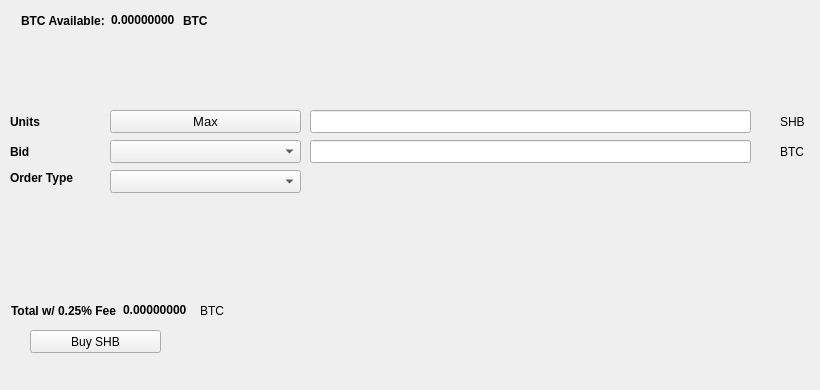
   <widget class="QWidget" name="BuyTab">
    <attribute name="title">
     <string>Buy</string>
    </attribute>
    <widget class="QPushButton" name="BuySHB">
     <property name="geometry">
      <rect>
       <x>30</x>
       <y>330</y>
       <width>131</width>
       <height>23</height>
      </rect>
     </property>
     <property name="text">
      <string>Buy SHB</string>
     </property>
     <property name="icon">
      <iconset resource="../skyhub.qrc">
       <normaloff>:/icons/bitcoin</normaloff>:/icons/bitcoin</iconset>
     </property>
    </widget>
    <widget class="QLabel" name="label_3">
     <property name="geometry">
      <rect>
       <x>10</x>
       <y>110</y>
       <width>46</width>
       <height>23</height>
      </rect>
     </property>
     <property name="font">
      <font>
       <weight>75</weight>
       <bold>true</bold>
      </font>
     </property>
     <property name="text">
      <string>Units</string>
     </property>
    </widget>
    <widget class="QLineEdit" name="UnitsInput">
     <property name="geometry">
      <rect>
       <x>310</x>
       <y>110</y>
       <width>441</width>
       <height>23</height>
      </rect>
     </property>
     <property name="font">
      <font>
       <pointsize>9</pointsize>
       <weight>75</weight>
       <bold>true</bold>
      </font>
     </property>
    </widget>
    <widget class="QLineEdit" name="BuyBidPriceEdit">
     <property name="geometry">
      <rect>
       <x>310</x>
       <y>140</y>
       <width>441</width>
       <height>23</height>
      </rect>
     </property>
     <property name="font">
      <font>
       <pointsize>9</pointsize>
       <weight>75</weight>
       <bold>true</bold>
      </font>
     </property>
    </widget>
    <widget class="QLabel" name="label_4">
     <property name="geometry">
      <rect>
       <x>780</x>
       <y>110</y>
       <width>31</width>
       <height>23</height>
      </rect>
     </property>
     <property name="text">
      <string>SHB</string>
     </property>
    </widget>
    <widget class="QLabel" name="label_5">
     <property name="geometry">
      <rect>
       <x>780</x>
       <y>140</y>
       <width>31</width>
       <height>23</height>
      </rect>
     </property>
     <property name="text">
      <string>BTC</string>
     </property>
    </widget>
    <widget class="QLabel" name="label_6">
     <property name="geometry">
      <rect>
       <x>10</x>
       <y>140</y>
       <width>46</width>
       <height>23</height>
      </rect>
     </property>
     <property name="font">
      <font>
       <weight>75</weight>
       <bold>true</bold>
      </font>
     </property>
     <property name="text">
      <string>Bid</string>
     </property>
    </widget>
    <widget class="QLabel" name="label_7">
     <property name="geometry">
      <rect>
       <x>10</x>
       <y>170</y>
       <width>91</width>
       <height>16</height>
      </rect>
     </property>
     <property name="font">
      <font>
       <weight>75</weight>
       <bold>true</bold>
      </font>
     </property>
     <property name="text">
      <string>Order Type</string>
     </property>
    </widget>
    <widget class="QPushButton" name="Buy_Max_Amount">
     <property name="geometry">
      <rect>
       <x>110</x>
       <y>110</y>
       <width>191</width>
       <height>23</height>
      </rect>
     </property>
     <property name="font">
      <font>
       <pointsize>10</pointsize>
      </font>
     </property>
     <property name="text">
      <string>Max</string>
     </property>
    </widget>
    <widget class="QComboBox" name="BuyBidcomboBox">
     <property name="geometry">
      <rect>
       <x>110</x>
       <y>140</y>
       <width>191</width>
       <height>23</height>
      </rect>
     </property>
     <property name="font">
      <font>
       <pointsize>10</pointsize>
      </font>
     </property>
    </widget>
    <widget class="QComboBox" name="buyOrdertypeCombo">
     <property name="geometry">
      <rect>
       <x>110</x>
       <y>170</y>
       <width>191</width>
       <height>23</height>
      </rect>
     </property>
     <property name="font">
      <font>
       <pointsize>10</pointsize>
      </font>
     </property>
    </widget>
    <widget class="QWidget" name="layoutWidget1">
     <property name="geometry">
      <rect>
       <x>21</x>
       <y>11</y>
       <width>227</width>
       <height>19</height>
      </rect>
     </property>
     <layout class="QHBoxLayout" name="horizontalLayout_3">
      <item>
       <widget class="QLabel" name="label232">
        <property name="font">
         <font>
          <weight>75</weight>
          <bold>true</bold>
         </font>
        </property>
        <property name="text">
         <string>BTC Available:</string>
        </property>
       </widget>
      </item>
      <item>
       <widget class="QLabel" name="BtcAvailableLbl">
        <property name="palette">
         <palette>
          <active>
           <colorrole role="WindowText">
            <brush brushstyle="SolidPattern">
             <color alpha="255">
              <red>0</red>
              <green>0</green>
              <blue>0</blue>
             </color>
            </brush>
           </colorrole>
           <colorrole role="Button">
            <brush brushstyle="SolidPattern">
             <color alpha="255">
              <red>0</red>
              <green>170</green>
              <blue>0</blue>
             </color>
            </brush>
           </colorrole>
           <colorrole role="Light">
            <brush brushstyle="SolidPattern">
             <color alpha="255">
              <red>0</red>
              <green>255</green>
              <blue>0</blue>
             </color>
            </brush>
           </colorrole>
           <colorrole role="Midlight">
            <brush brushstyle="SolidPattern">
             <color alpha="255">
              <red>0</red>
              <green>212</green>
              <blue>0</blue>
             </color>
            </brush>
           </colorrole>
           <colorrole role="Dark">
            <brush brushstyle="SolidPattern">
             <color alpha="255">
              <red>0</red>
              <green>85</green>
              <blue>0</blue>
             </color>
            </brush>
           </colorrole>
           <colorrole role="Mid">
            <brush brushstyle="SolidPattern">
             <color alpha="255">
              <red>0</red>
              <green>113</green>
              <blue>0</blue>
             </color>
            </brush>
           </colorrole>
           <colorrole role="Text">
            <brush brushstyle="SolidPattern">
             <color alpha="255">
              <red>0</red>
              <green>170</green>
              <blue>0</blue>
             </color>
            </brush>
           </colorrole>
           <colorrole role="BrightText">
            <brush brushstyle="SolidPattern">
             <color alpha="255">
              <red>255</red>
              <green>255</green>
              <blue>255</blue>
             </color>
            </brush>
           </colorrole>
           <colorrole role="ButtonText">
            <brush brushstyle="SolidPattern">
             <color alpha="255">
              <red>0</red>
              <green>0</green>
              <blue>0</blue>
             </color>
            </brush>
           </colorrole>
           <colorrole role="Base">
            <brush brushstyle="SolidPattern">
             <color alpha="255">
              <red>255</red>
              <green>255</green>
              <blue>255</blue>
             </color>
            </brush>
           </colorrole>
           <colorrole role="Window">
            <brush brushstyle="SolidPattern">
             <color alpha="255">
              <red>0</red>
              <green>170</green>
              <blue>0</blue>
             </color>
            </brush>
           </colorrole>
           <colorrole role="Shadow">
            <brush brushstyle="SolidPattern">
             <color alpha="255">
              <red>0</red>
              <green>0</green>
              <blue>0</blue>
             </color>
            </brush>
           </colorrole>
           <colorrole role="AlternateBase">
            <brush brushstyle="SolidPattern">
             <color alpha="255">
              <red>127</red>
              <green>212</green>
              <blue>127</blue>
             </color>
            </brush>
           </colorrole>
           <colorrole role="ToolTipBase">
            <brush brushstyle="SolidPattern">
             <color alpha="255">
              <red>255</red>
              <green>255</green>
              <blue>220</blue>
             </color>
            </brush>
           </colorrole>
           <colorrole role="ToolTipText">
            <brush brushstyle="SolidPattern">
             <color alpha="255">
              <red>0</red>
              <green>0</green>
              <blue>0</blue>
             </color>
            </brush>
           </colorrole>
          </active>
          <inactive>
           <colorrole role="WindowText">
            <brush brushstyle="SolidPattern">
             <color alpha="255">
              <red>0</red>
              <green>0</green>
              <blue>0</blue>
             </color>
            </brush>
           </colorrole>
           <colorrole role="Button">
            <brush brushstyle="SolidPattern">
             <color alpha="255">
              <red>0</red>
              <green>170</green>
              <blue>0</blue>
             </color>
            </brush>
           </colorrole>
           <colorrole role="Light">
            <brush brushstyle="SolidPattern">
             <color alpha="255">
              <red>0</red>
              <green>255</green>
              <blue>0</blue>
             </color>
            </brush>
           </colorrole>
           <colorrole role="Midlight">
            <brush brushstyle="SolidPattern">
             <color alpha="255">
              <red>0</red>
              <green>212</green>
              <blue>0</blue>
             </color>
            </brush>
           </colorrole>
           <colorrole role="Dark">
            <brush brushstyle="SolidPattern">
             <color alpha="255">
              <red>0</red>
              <green>85</green>
              <blue>0</blue>
             </color>
            </brush>
           </colorrole>
           <colorrole role="Mid">
            <brush brushstyle="SolidPattern">
             <color alpha="255">
              <red>0</red>
              <green>113</green>
              <blue>0</blue>
             </color>
            </brush>
           </colorrole>
           <colorrole role="Text">
            <brush brushstyle="SolidPattern">
             <color alpha="255">
              <red>0</red>
              <green>170</green>
              <blue>0</blue>
             </color>
            </brush>
           </colorrole>
           <colorrole role="BrightText">
            <brush brushstyle="SolidPattern">
             <color alpha="255">
              <red>255</red>
              <green>255</green>
              <blue>255</blue>
             </color>
            </brush>
           </colorrole>
           <colorrole role="ButtonText">
            <brush brushstyle="SolidPattern">
             <color alpha="255">
              <red>0</red>
              <green>0</green>
              <blue>0</blue>
             </color>
            </brush>
           </colorrole>
           <colorrole role="Base">
            <brush brushstyle="SolidPattern">
             <color alpha="255">
              <red>255</red>
              <green>255</green>
              <blue>255</blue>
             </color>
            </brush>
           </colorrole>
           <colorrole role="Window">
            <brush brushstyle="SolidPattern">
             <color alpha="255">
              <red>0</red>
              <green>170</green>
              <blue>0</blue>
             </color>
            </brush>
           </colorrole>
           <colorrole role="Shadow">
            <brush brushstyle="SolidPattern">
             <color alpha="255">
              <red>0</red>
              <green>0</green>
              <blue>0</blue>
             </color>
            </brush>
           </colorrole>
           <colorrole role="AlternateBase">
            <brush brushstyle="SolidPattern">
             <color alpha="255">
              <red>127</red>
              <green>212</green>
              <blue>127</blue>
             </color>
            </brush>
           </colorrole>
           <colorrole role="ToolTipBase">
            <brush brushstyle="SolidPattern">
             <color alpha="255">
              <red>255</red>
              <green>255</green>
              <blue>220</blue>
             </color>
            </brush>
           </colorrole>
           <colorrole role="ToolTipText">
            <brush brushstyle="SolidPattern">
             <color alpha="255">
              <red>0</red>
              <green>0</green>
              <blue>0</blue>
             </color>
            </brush>
           </colorrole>
          </inactive>
          <disabled>
           <colorrole role="WindowText">
            <brush brushstyle="SolidPattern">
             <color alpha="255">
              <red>0</red>
              <green>85</green>
              <blue>0</blue>
             </color>
            </brush>
           </colorrole>
           <colorrole role="Button">
            <brush brushstyle="SolidPattern">
             <color alpha="255">
              <red>0</red>
              <green>170</green>
              <blue>0</blue>
             </color>
            </brush>
           </colorrole>
           <colorrole role="Light">
            <brush brushstyle="SolidPattern">
             <color alpha="255">
              <red>0</red>
              <green>255</green>
              <blue>0</blue>
             </color>
            </brush>
           </colorrole>
           <colorrole role="Midlight">
            <brush brushstyle="SolidPattern">
             <color alpha="255">
              <red>0</red>
              <green>212</green>
              <blue>0</blue>
             </color>
            </brush>
           </colorrole>
           <colorrole role="Dark">
            <brush brushstyle="SolidPattern">
             <color alpha="255">
              <red>0</red>
              <green>85</green>
              <blue>0</blue>
             </color>
            </brush>
           </colorrole>
           <colorrole role="Mid">
            <brush brushstyle="SolidPattern">
             <color alpha="255">
              <red>0</red>
              <green>113</green>
              <blue>0</blue>
             </color>
            </brush>
           </colorrole>
           <colorrole role="Text">
            <brush brushstyle="SolidPattern">
             <color alpha="255">
              <red>0</red>
              <green>85</green>
              <blue>0</blue>
             </color>
            </brush>
           </colorrole>
           <colorrole role="BrightText">
            <brush brushstyle="SolidPattern">
             <color alpha="255">
              <red>255</red>
              <green>255</green>
              <blue>255</blue>
             </color>
            </brush>
           </colorrole>
           <colorrole role="ButtonText">
            <brush brushstyle="SolidPattern">
             <color alpha="255">
              <red>0</red>
              <green>85</green>
              <blue>0</blue>
             </color>
            </brush>
           </colorrole>
           <colorrole role="Base">
            <brush brushstyle="SolidPattern">
             <color alpha="255">
              <red>0</red>
              <green>170</green>
              <blue>0</blue>
             </color>
            </brush>
           </colorrole>
           <colorrole role="Window">
            <brush brushstyle="SolidPattern">
             <color alpha="255">
              <red>0</red>
              <green>170</green>
              <blue>0</blue>
             </color>
            </brush>
           </colorrole>
           <colorrole role="Shadow">
            <brush brushstyle="SolidPattern">
             <color alpha="255">
              <red>0</red>
              <green>0</green>
              <blue>0</blue>
             </color>
            </brush>
           </colorrole>
           <colorrole role="AlternateBase">
            <brush brushstyle="SolidPattern">
             <color alpha="255">
              <red>0</red>
              <green>170</green>
              <blue>0</blue>
             </color>
            </brush>
           </colorrole>
           <colorrole role="ToolTipBase">
            <brush brushstyle="SolidPattern">
             <color alpha="255">
              <red>255</red>
              <green>255</green>
              <blue>220</blue>
             </color>
            </brush>
           </colorrole>
           <colorrole role="ToolTipText">
            <brush brushstyle="SolidPattern">
             <color alpha="255">
              <red>0</red>
              <green>0</green>
              <blue>0</blue>
             </color>
            </brush>
           </colorrole>
          </disabled>
         </palette>
        </property>
        <property name="font">
         <font>
          <weight>75</weight>
          <bold>true</bold>
         </font>
        </property>
        <property name="text">
         <string>0.00000000</string>
        </property>
        <property name="textInteractionFlags">
         <set>Qt::LinksAccessibleByMouse|Qt::TextSelectableByKeyboard|Qt::TextSelectableByMouse</set>
        </property>
       </widget>
      </item>
      <item>
       <widget class="QLabel" name="BtcAvailableLbl_2">
        <property name="font">
         <font>
          <weight>75</weight>
          <bold>true</bold>
         </font>
        </property>
        <property name="text">
         <string>BTC</string>
        </property>
       </widget>
      </item>
     </layout>
    </widget>
    <widget class="QWidget" name="layoutWidge2">
     <property name="geometry">
      <rect>
       <x>11</x>
       <y>301</y>
       <width>259</width>
       <height>19</height>
      </rect>
     </property>
     <layout class="QHBoxLayout" name="horizontalLayout_4">
      <item>
       <widget class="QLabel" name="label_9">
        <property name="font">
         <font>
          <weight>75</weight>
          <bold>true</bold>
         </font>
        </property>
        <property name="text">
         <string>Total w/ 0.25% Fee</string>
        </property>
       </widget>
      </item>
      <item>
       <widget class="QLabel" name="BuyCostLabel">
        <property name="palette">
         <palette>
          <active>
           <colorrole role="WindowText">
            <brush brushstyle="SolidPattern">
             <color alpha="255">
              <red>0</red>
              <green>0</green>
              <blue>0</blue>
             </color>
            </brush>
           </colorrole>
           <colorrole role="Button">
            <brush brushstyle="SolidPattern">
             <color alpha="255">
              <red>0</red>
              <green>170</green>
              <blue>0</blue>
             </color>
            </brush>
           </colorrole>
           <colorrole role="Light">
            <brush brushstyle="SolidPattern">
             <color alpha="255">
              <red>0</red>
              <green>255</green>
              <blue>0</blue>
             </color>
            </brush>
           </colorrole>
           <colorrole role="Midlight">
            <brush brushstyle="SolidPattern">
             <color alpha="255">
              <red>0</red>
              <green>212</green>
              <blue>0</blue>
             </color>
            </brush>
           </colorrole>
           <colorrole role="Dark">
            <brush brushstyle="SolidPattern">
             <color alpha="255">
              <red>0</red>
              <green>85</green>
              <blue>0</blue>
             </color>
            </brush>
           </colorrole>
           <colorrole role="Mid">
            <brush brushstyle="SolidPattern">
             <color alpha="255">
              <red>0</red>
              <green>113</green>
              <blue>0</blue>
             </color>
            </brush>
           </colorrole>
           <colorrole role="Text">
            <brush brushstyle="SolidPattern">
             <color alpha="255">
              <red>0</red>
              <green>170</green>
              <blue>0</blue>
             </color>
            </brush>
           </colorrole>
           <colorrole role="BrightText">
            <brush brushstyle="SolidPattern">
             <color alpha="255">
              <red>255</red>
              <green>255</green>
              <blue>255</blue>
             </color>
            </brush>
           </colorrole>
           <colorrole role="ButtonText">
            <brush brushstyle="SolidPattern">
             <color alpha="255">
              <red>0</red>
              <green>0</green>
              <blue>0</blue>
             </color>
            </brush>
           </colorrole>
           <colorrole role="Base">
            <brush brushstyle="SolidPattern">
             <color alpha="255">
              <red>255</red>
              <green>255</green>
              <blue>255</blue>
             </color>
            </brush>
           </colorrole>
           <colorrole role="Window">
            <brush brushstyle="SolidPattern">
             <color alpha="255">
              <red>0</red>
              <green>170</green>
              <blue>0</blue>
             </color>
            </brush>
           </colorrole>
           <colorrole role="Shadow">
            <brush brushstyle="SolidPattern">
             <color alpha="255">
              <red>0</red>
              <green>0</green>
              <blue>0</blue>
             </color>
            </brush>
           </colorrole>
           <colorrole role="AlternateBase">
            <brush brushstyle="SolidPattern">
             <color alpha="255">
              <red>127</red>
              <green>212</green>
              <blue>127</blue>
             </color>
            </brush>
           </colorrole>
           <colorrole role="ToolTipBase">
            <brush brushstyle="SolidPattern">
             <color alpha="255">
              <red>255</red>
              <green>255</green>
              <blue>220</blue>
             </color>
            </brush>
           </colorrole>
           <colorrole role="ToolTipText">
            <brush brushstyle="SolidPattern">
             <color alpha="255">
              <red>0</red>
              <green>0</green>
              <blue>0</blue>
             </color>
            </brush>
           </colorrole>
          </active>
          <inactive>
           <colorrole role="WindowText">
            <brush brushstyle="SolidPattern">
             <color alpha="255">
              <red>0</red>
              <green>0</green>
              <blue>0</blue>
             </color>
            </brush>
           </colorrole>
           <colorrole role="Button">
            <brush brushstyle="SolidPattern">
             <color alpha="255">
              <red>0</red>
              <green>170</green>
              <blue>0</blue>
             </color>
            </brush>
           </colorrole>
           <colorrole role="Light">
            <brush brushstyle="SolidPattern">
             <color alpha="255">
              <red>0</red>
              <green>255</green>
              <blue>0</blue>
             </color>
            </brush>
           </colorrole>
           <colorrole role="Midlight">
            <brush brushstyle="SolidPattern">
             <color alpha="255">
              <red>0</red>
              <green>212</green>
              <blue>0</blue>
             </color>
            </brush>
           </colorrole>
           <colorrole role="Dark">
            <brush brushstyle="SolidPattern">
             <color alpha="255">
              <red>0</red>
              <green>85</green>
              <blue>0</blue>
             </color>
            </brush>
           </colorrole>
           <colorrole role="Mid">
            <brush brushstyle="SolidPattern">
             <color alpha="255">
              <red>0</red>
              <green>113</green>
              <blue>0</blue>
             </color>
            </brush>
           </colorrole>
           <colorrole role="Text">
            <brush brushstyle="SolidPattern">
             <color alpha="255">
              <red>0</red>
              <green>170</green>
              <blue>0</blue>
             </color>
            </brush>
           </colorrole>
           <colorrole role="BrightText">
            <brush brushstyle="SolidPattern">
             <color alpha="255">
              <red>255</red>
              <green>255</green>
              <blue>255</blue>
             </color>
            </brush>
           </colorrole>
           <colorrole role="ButtonText">
            <brush brushstyle="SolidPattern">
             <color alpha="255">
              <red>0</red>
              <green>0</green>
              <blue>0</blue>
             </color>
            </brush>
           </colorrole>
           <colorrole role="Base">
            <brush brushstyle="SolidPattern">
             <color alpha="255">
              <red>255</red>
              <green>255</green>
              <blue>255</blue>
             </color>
            </brush>
           </colorrole>
           <colorrole role="Window">
            <brush brushstyle="SolidPattern">
             <color alpha="255">
              <red>0</red>
              <green>170</green>
              <blue>0</blue>
             </color>
            </brush>
           </colorrole>
           <colorrole role="Shadow">
            <brush brushstyle="SolidPattern">
             <color alpha="255">
              <red>0</red>
              <green>0</green>
              <blue>0</blue>
             </color>
            </brush>
           </colorrole>
           <colorrole role="AlternateBase">
            <brush brushstyle="SolidPattern">
             <color alpha="255">
              <red>127</red>
              <green>212</green>
              <blue>127</blue>
             </color>
            </brush>
           </colorrole>
           <colorrole role="ToolTipBase">
            <brush brushstyle="SolidPattern">
             <color alpha="255">
              <red>255</red>
              <green>255</green>
              <blue>220</blue>
             </color>
            </brush>
           </colorrole>
           <colorrole role="ToolTipText">
            <brush brushstyle="SolidPattern">
             <color alpha="255">
              <red>0</red>
              <green>0</green>
              <blue>0</blue>
             </color>
            </brush>
           </colorrole>
          </inactive>
          <disabled>
           <colorrole role="WindowText">
            <brush brushstyle="SolidPattern">
             <color alpha="255">
              <red>0</red>
              <green>85</green>
              <blue>0</blue>
             </color>
            </brush>
           </colorrole>
           <colorrole role="Button">
            <brush brushstyle="SolidPattern">
             <color alpha="255">
              <red>0</red>
              <green>170</green>
              <blue>0</blue>
             </color>
            </brush>
           </colorrole>
           <colorrole role="Light">
            <brush brushstyle="SolidPattern">
             <color alpha="255">
              <red>0</red>
              <green>255</green>
              <blue>0</blue>
             </color>
            </brush>
           </colorrole>
           <colorrole role="Midlight">
            <brush brushstyle="SolidPattern">
             <color alpha="255">
              <red>0</red>
              <green>212</green>
              <blue>0</blue>
             </color>
            </brush>
           </colorrole>
           <colorrole role="Dark">
            <brush brushstyle="SolidPattern">
             <color alpha="255">
              <red>0</red>
              <green>85</green>
              <blue>0</blue>
             </color>
            </brush>
           </colorrole>
           <colorrole role="Mid">
            <brush brushstyle="SolidPattern">
             <color alpha="255">
              <red>0</red>
              <green>113</green>
              <blue>0</blue>
             </color>
            </brush>
           </colorrole>
           <colorrole role="Text">
            <brush brushstyle="SolidPattern">
             <color alpha="255">
              <red>0</red>
              <green>85</green>
              <blue>0</blue>
             </color>
            </brush>
           </colorrole>
           <colorrole role="BrightText">
            <brush brushstyle="SolidPattern">
             <color alpha="255">
              <red>255</red>
              <green>255</green>
              <blue>255</blue>
             </color>
            </brush>
           </colorrole>
           <colorrole role="ButtonText">
            <brush brushstyle="SolidPattern">
             <color alpha="255">
              <red>0</red>
              <green>85</green>
              <blue>0</blue>
             </color>
            </brush>
           </colorrole>
           <colorrole role="Base">
            <brush brushstyle="SolidPattern">
             <color alpha="255">
              <red>0</red>
              <green>170</green>
              <blue>0</blue>
             </color>
            </brush>
           </colorrole>
           <colorrole role="Window">
            <brush brushstyle="SolidPattern">
             <color alpha="255">
              <red>0</red>
              <green>170</green>
              <blue>0</blue>
             </color>
            </brush>
           </colorrole>
           <colorrole role="Shadow">
            <brush brushstyle="SolidPattern">
             <color alpha="255">
              <red>0</red>
              <green>0</green>
              <blue>0</blue>
             </color>
            </brush>
           </colorrole>
           <colorrole role="AlternateBase">
            <brush brushstyle="SolidPattern">
             <color alpha="255">
              <red>0</red>
              <green>170</green>
              <blue>0</blue>
             </color>
            </brush>
           </colorrole>
           <colorrole role="ToolTipBase">
            <brush brushstyle="SolidPattern">
             <color alpha="255">
              <red>255</red>
              <green>255</green>
              <blue>220</blue>
             </color>
            </brush>
           </colorrole>
           <colorrole role="ToolTipText">
            <brush brushstyle="SolidPattern">
             <color alpha="255">
              <red>0</red>
              <green>0</green>
              <blue>0</blue>
             </color>
            </brush>
           </colorrole>
          </disabled>
         </palette>
        </property>
        <property name="font">
         <font>
          <weight>75</weight>
          <bold>true</bold>
         </font>
        </property>
        <property name="autoFillBackground">
         <bool>false</bool>
        </property>
        <property name="text">
         <string>0.00000000</string>
        </property>
        <property name="textInteractionFlags">
         <set>Qt::LinksAccessibleByMouse|Qt::TextSelectableByMouse</set>
        </property>
       </widget>
      </item>
      <item>
       <widget class="QLabel" name="label_10">
        <property name="font">
         <font>
          <weight>50</weight>
          <bold>false</bold>
         </font>
        </property>
        <property name="text">
         <string>BTC</string>
        </property>
       </widget>
      </item>
     </layout>
    </widget>
    <widget class="QLabel" name="label_24">
     <property name="geometry">
      <rect>
       <x>460</x>
       <y>300</y>
       <width>281</width>
       <height>81</height>
      </rect>
     </property>
     <property name="text">
      <string/>
     </property>
     <property name="pixmap">
      <pixmap>:/images/bittrex</pixmap>
     </property>
    </widget>
   </widget>
